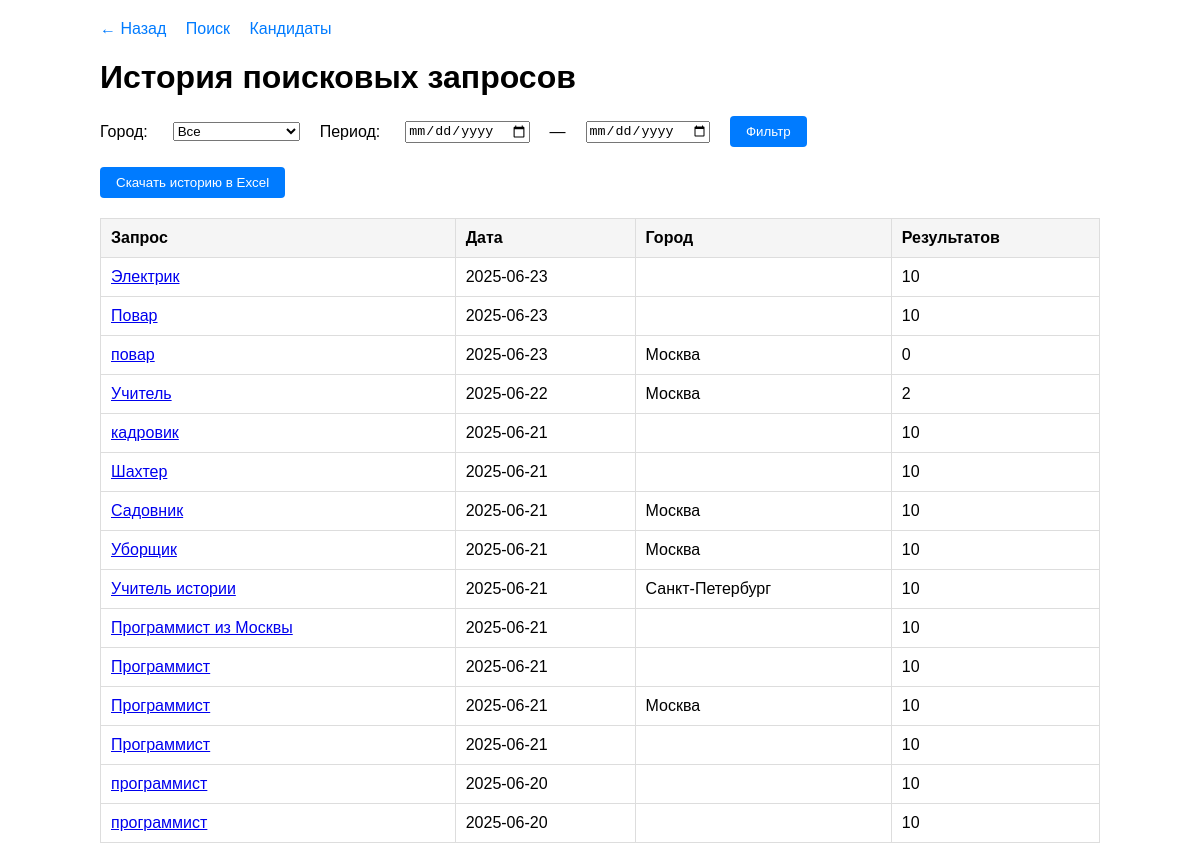
Page /history (signed in) on the earlier database version.
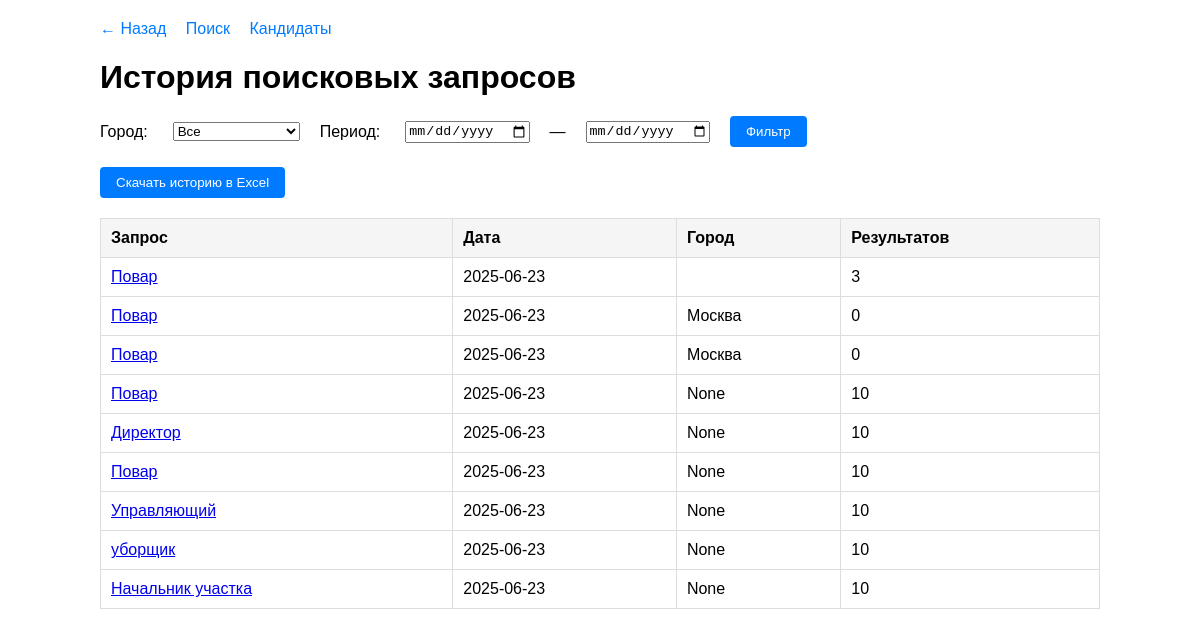
Same page on the later database version.
### models.py (models this page shows)
class SearchHistory(Base):
    __tablename__ = "search_history"
    id = Column(Integer, primary_key=True, index=True)
    query = Column(String)
    city = Column(String)
    results = Column(Integer)
    date = Column(DateTime, default=datetime.utcnow)
    user_id = Column(Integer, ForeignKey("users.id"))
    user = relationship("User", back_populates="history")

### routers/search.py (the view)
@router.get("/history", response_class=HTMLResponse)
def get_history(request: Request, db: Session = Depends(get_db), current_user: models.User = Depends(get_current_user), city: str = "", start: str = "", end: str = ""):
    update_user_activity(db, current_user)
    query = db.query(models.SearchHistory).options(joinedload(models.SearchHistory.user))
    if current_user.role != "dean":
        query = query.filter(models.SearchHistory.user_id == current_user.id)
    if city: query = query.filter(models.SearchHistory.city.ilike(f"%{city}%"))
    if start: query = query.filter(models.SearchHistory.date >= start)
    if end: query = query.filter(models.SearchHistory.date <= end)
    results = query.order_by(models.SearchHistory.date.desc()).all()
    return templates.TemplateResponse("history.html", {"request": request, "history": results, "current_user": current_user})

### templates/history.html (shortened to what this page needs)
<!DOCTYPE html>
<html lang="ru">
<head>
</head>
<body>
  <div class="nav-links">
    <a href="/dashboard">← Назад</a>
    <a href="/search">Поиск</a>
    <a href="/candidates">Кандидаты</a>
  </div>
  <h1>История поисковых запросов</h1>
  <form class="filter-form" method="get" action="/history">
    <label>Город:</label>
    <select name="city">
      <option value="">Все</option>
    </select>
    <label>Период:</label>
    <input type="date" name="start"> —
    <input type="date" name="end">
    <button type="submit">Фильтр</button>
  </form>
  <form class="download-form" method="get" action="/history/download">
    <button type="submit">Скачать историю в Excel</button>
  </form>
  <table>
    <tr>
      <th>Запрос</th>
      <th>Дата</th>
      <th>Город</th>
      <th>Результатов</th>
    </tr>
    {% for row in history %}
    <tr>
      <td><a href="/history/result/{{ row.id }}">{{ row.query }}</a></td>
      <td>{{ row.date.strftime("%Y-%m-%d") }}</td>
      <td>{{ row.city }}</td>
      <td>{{ row.results }}</td>
    </tr>
    {% endfor %}
  </table>
</body>
</html>

### templates/history.html (style rules this page uses)
body { font-family: Arial, sans-serif; max-width: 1000px; margin: 0 auto; padding: 20px; }
.nav-links { margin-bottom: 20px; }
.nav-links a { margin-right: 15px; text-decoration: none; color: #007bff; }
h1 { margin-bottom: 20px; }
.filter-form { display: flex; gap: 20px; align-items: center; margin-bottom: 20px; }
.filter-form label { margin-right: 5px; }
.download-form { margin-bottom: 20px; }
button { background: #007bff; color: white; border: none; padding: 8px 16px; border-radius: 4px; cursor: pointer; }
table { width: 100%; border-collapse: collapse; margin-top: 10px; }
th, td { padding: 10px; text-align: left; border: 1px solid #ddd; }
th { background-color: #f5f5f5; }

Differences in the rows shown:
removed SearchHistory: query "Электрик", date "2025-06-23", results "10"
removed SearchHistory: query "Повар", date "2025-06-23", results "10"
removed SearchHistory: query "повар", date "2025-06-23", city "Москва", results "0"
removed SearchHistory: query "Учитель", date "2025-06-22", city "Москва", results "2"
removed SearchHistory: query "кадровик", date "2025-06-21", results "10"
removed SearchHistory: query "Шахтер", date "2025-06-21", results "10"
removed SearchHistory: query "Садовник", date "2025-06-21", city "Москва", results "10"
removed SearchHistory: query "Уборщик", date "2025-06-21", city "Москва", results "10"
removed SearchHistory: query "Учитель истории", date "2025-06-21", city "Санкт-Петербург", results "10"
removed SearchHistory: query "Программист из Москвы", date "2025-06-21", results "10"
added SearchHistory: query "Повар", date "2025-06-23", results "3"
added SearchHistory: query "Повар", date "2025-06-23", city "Москва", results "0"
added SearchHistory: query "Повар", date "2025-06-23", city "Москва", results "0"
changed SearchHistory (number 4 of 9 on the later page): query "Программист" → "Повар"; date "2025-06-21" → "2025-06-23"; city (not shown) → "None"
changed SearchHistory: query "Программист" → "Директор"; date "2025-06-21" → "2025-06-23"; city "Москва" → "None"
changed SearchHistory (number 6 of 9 on the later page): query "Программист" → "Повар"; date "2025-06-21" → "2025-06-23"; city (not shown) → "None"
now on this page (row edited): SearchHistory: query "Управляющий", date "2025-06-23", city "None", results "10"
changed SearchHistory: query "программист" → "уборщик"; date "2025-06-20" → "2025-06-23"; city (not shown) → "None"
changed SearchHistory: query "программист" → "Начальник участка"; date "2025-06-20" → "2025-06-23"; city (not shown) → "None"
